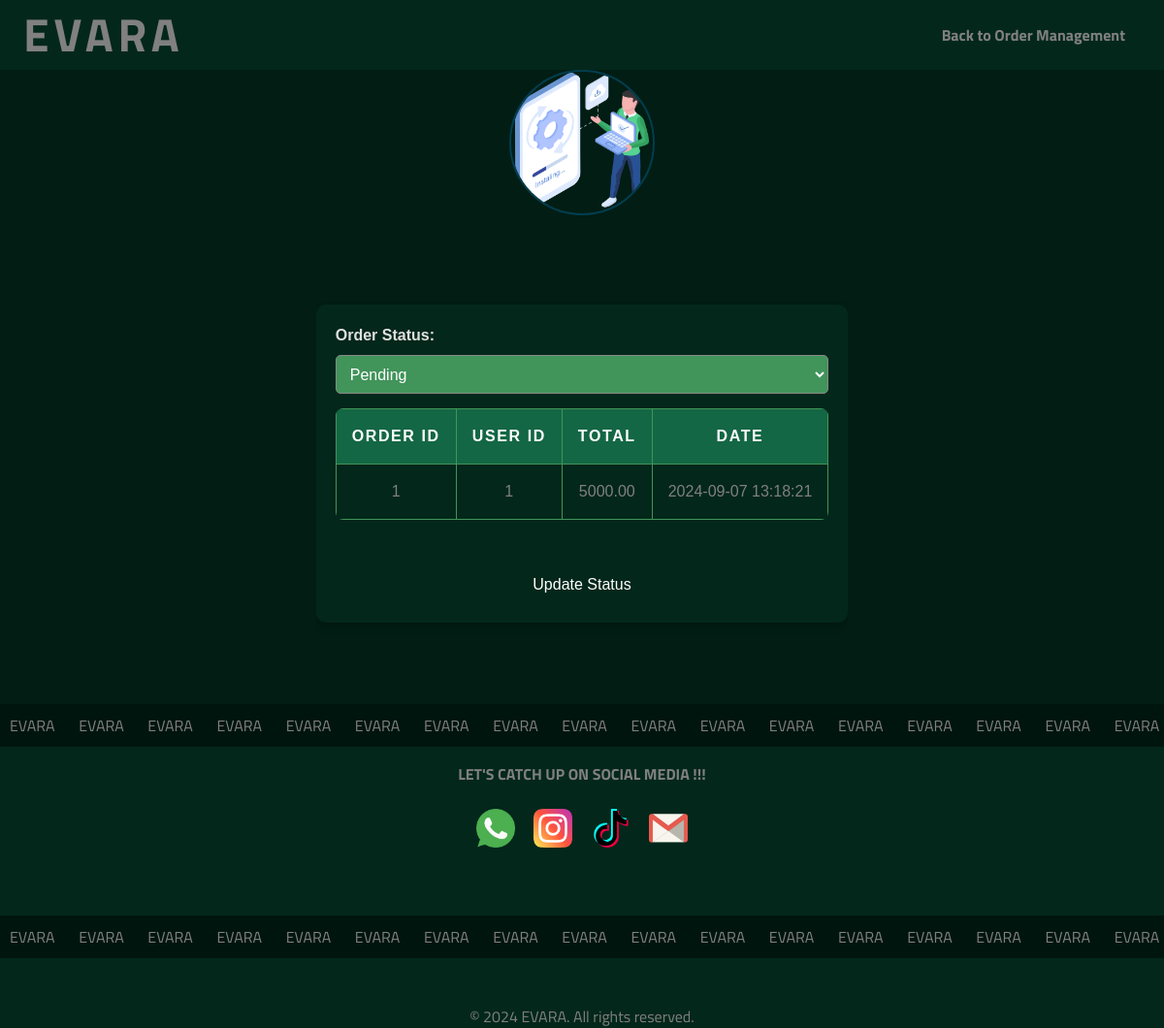
The page /update_order.php?id=1 on the database its author committed.
### tables this page shows
CREATE TABLE `orders` (
  `order_id` int(11) NOT NULL,
  `user_id` int(11) NOT NULL,
  `total` decimal(10,2) NOT NULL,
  `status` enum('pending','completed','shipped','canceled') DEFAULT 'pending',
  `order_date` timestamp NOT NULL DEFAULT current_timestamp()
);

### update_order.php (the view, shortened to what this page needs)
<?php
$servername = "localhost";
$username = "root";
$password = "";
$database = "evara_db";
$conn = new mysqli($servername, $username, $password, $database);
if (isset($_GET['id'])) {
    $order_id = $_GET['id'];
    $query = "SELECT * FROM orders WHERE order_id = $order_id";
    $result = mysqli_query($conn, $query);
    $order = mysqli_fetch_assoc($result);
}
?>
<!DOCTYPE html>
<html lang="en">
<head>
    <link rel="stylesheet" href="CSS/admin.css">
    <link rel="stylesheet" href="CSS/style.css">
    <link rel="stylesheet" href="CSS/managePro.css">
</head>
<body>
    <header>
        <div class="logo"><b>EVARA</b></div>
        <nav>
            <ul>
                <li><a href="admin_order_management.php"><b>Back to Order Management</b></a></li>
            </ul>
        </nav>
    </header>
    <main>
    <section id="userManagment">
    <h1>Update Order Status</h1>
        <div class="admin-image">
                    <img src="pics/update.png" alt="admin Image">
                </div>
                <br>
                <div class="table-container">
        <?php if ($order) { ?>
            <form method="POST" action="">
            <table class="admin-table">
            <thead>
                <tr>
                    <th>Order ID </th>
                    <th>User ID</th>
                    <th>Total</th>
                    <th>Date </th>
                </tr>
            </thead>
            <tbody>
                <tr>
                    <td><?php echo $order['order_id']; ?></td>
                    <td><?php echo $order['user_id']; ?></td>
                    <td><?php echo $order['total']; ?></td>
                    <td><?php echo $order['order_date']; ?></td>
                </tr>
            </tbody>
                <label for="status">Order Status:</label>
                <select name="status" id="status">
                    <option value="Pending" <?php if ($order['status'] == 'Pending') echo 'selected'; ?>>Pending</option>
                </select>
                </table>
                <br><br>
                <input type="submit" name="update" value="Update Status">
            </form>
        </div>
        <?php } else { ?>
            <p>No order details found.</p>
        <?php } ?>
    </main>
<section class="marqueeBox ">
    <div class="marquee">
        EVARA   &nbsp;    &nbsp;  &nbsp; EVARA  &nbsp;   &nbsp; &nbsp; EVARA     &nbsp;  &nbsp;    &nbsp; EVARA  &nbsp; &nbsp;   &nbsp; EVARA     &nbsp;    &nbsp;  &nbsp; EVARA  &nbsp;   &nbsp; &nbsp;
        EVARA   &nbsp;    &nbsp;  &nbsp; EVARA  &nbsp;   &nbsp; &nbsp; EVARA     &nbsp;  &nbsp;    &nbsp; EVARA  &nbsp; &nbsp;   &nbsp; EVARA     &nbsp;    &nbsp;  &nbsp; EVARA  &nbsp;   &nbsp; &nbsp;
        EVARA   &nbsp;    &nbsp;  &nbsp; EVARA  &nbsp;   &nbsp; &nbsp; EVARA     &nbsp;  &nbsp;    &nbsp; EVARA  &nbsp; &nbsp;   &nbsp; EVARA     &nbsp;    &nbsp;  &nbsp; EVARA  &nbsp;   &nbsp; &nbsp;
        EVARA   &nbsp;    &nbsp;  &nbsp; EVARA  &nbsp;   &nbsp; &nbsp; EVARA     &nbsp;  &nbsp;    &nbsp; EVARA  &nbsp; &nbsp;   &nbsp; EVARA     &nbsp;    &nbsp;  &nbsp; EVARA  &nbsp;   &nbsp; &nbsp;
        EVARA   &nbsp;    &nbsp;  &nbsp; EVARA  &nbsp;   &nbsp; &nbsp; EVARA     &nbsp;  &nbsp;    &nbsp; EVARA  &nbsp; &nbsp;   &nbsp; EVARA     &nbsp;    &nbsp;  &nbsp; EVARA  &nbsp;   &nbsp; &nbsp;
        EVARA   &nbsp;    &nbsp;  &nbsp; EVARA  &nbsp;   &nbsp; &nbsp; EVARA     &nbsp;  &nbsp;    &nbsp; EVARA  &nbsp; &nbsp;   &nbsp; EVARA     &nbsp;    &nbsp;  &nbsp; EVARA  &nbsp;   &nbsp; &nbsp;
        EVARA   &nbsp;    &nbsp;  &nbsp; EVARA  &nbsp;   &nbsp; &nbsp; EVARA     &nbsp;  &nbsp;    &nbsp; EVARA  &nbsp; &nbsp;   &nbsp; EVARA     &nbsp;    &nbsp;  &nbsp; EVARA  &nbsp;   &nbsp; &nbsp;
        EVARA   &nbsp;    &nbsp;  &nbsp; EVARA  &nbsp;   &nbsp; &nbsp; EVARA     &nbsp;  &nbsp;    &nbsp; EVARA  &nbsp; &nbsp;   &nbsp; EVARA     &nbsp;    &nbsp;  &nbsp; EVARA  &nbsp;   &nbsp; &nbsp;
        EVARA   &nbsp;    &nbsp;  &nbsp; EVARA  &nbsp;   &nbsp; &nbsp; EVARA     &nbsp;  &nbsp;    &nbsp; EVARA  &nbsp; &nbsp;   &nbsp; EVARA     &nbsp;    &nbsp;  &nbsp; EVARA  &nbsp;   &nbsp; &nbsp;
        EVARA   &nbsp;    &nbsp;  &nbsp; EVARA  &nbsp;   &nbsp; &nbsp; EVARA     &nbsp;  &nbsp;    &nbsp; EVARA  &nbsp; &nbsp;   &nbsp; EVARA     &nbsp;    &nbsp;  &nbsp; EVARA  &nbsp;   &nbsp; &nbsp;
        EVARA   &nbsp;    &nbsp;  &nbsp; EVARA  &nbsp;   &nbsp; &nbsp; EVARA     &nbsp;  &nbsp;    &nbsp; EVARA  &nbsp; &nbsp;   &nbsp; EVARA     &nbsp;    &nbsp;  &nbsp; EVARA  &nbsp;   &nbsp; &nbsp;
        EVARA   &nbsp;    &nbsp;  &nbsp; EVARA  &nbsp;   &nbsp; &nbsp; EVARA     &nbsp;  &nbsp;    &nbsp; EVARA  &nbsp; &nbsp;   &nbsp; EVARA     &nbsp;    &nbsp;  &nbsp; EVARA  &nbsp;   &nbsp; &nbsp;
    </div>
</section>
<footer>
    <section class="homeMedia">
        <div class="social">
            <h4>LET'S CATCH UP ON SOCIAL MEDIA !!!</h4>
            <br>
            <a href="https://wa.me/0740665317" target="_blank"><img src="pics/whtsapp.png" alt="WhatsApp"></a>
            <a href="https://www.instagram.com/" target="_blank"><img src="pics/insta.png" alt="Instagram"></a>
            <a href="https://www.tiktok.com/" target="_blank"><img src="pics/tiktok.png" alt="TikTok"></a>
            <a href="mailto:contactus@gmail.com" target="_blank"><img src="pics/mail.png" alt="Email"></a>
        </div>
    </section>
    <br>
    <br>
    <section class="marqueeBox">
        <div class="marquee">
            EVARA   &nbsp;    &nbsp;  &nbsp; EVARA  &nbsp;   &nbsp; &nbsp; EVARA     &nbsp;  &nbsp;    &nbsp; EVARA  &nbsp; &nbsp;   &nbsp; EVARA     &nbsp;    &nbsp;  &nbsp; EVARA  &nbsp;   &nbsp; &nbsp;
            EVARA   &nbsp;    &nbsp;  &nbsp; EVARA  &nbsp;   &nbsp; &nbsp; EVARA     &nbsp;  &nbsp;    &nbsp; EVARA  &nbsp; &nbsp;   &nbsp; EVARA     &nbsp;    &nbsp;  &nbsp; EVARA  &nbsp;   &nbsp; &nbsp;
            EVARA   &nbsp;    &nbsp;  &nbsp; EVARA  &nbsp;   &nbsp; &nbsp; EVARA     &nbsp;  &nbsp;    &nbsp; EVARA  &nbsp; &nbsp;   &nbsp; EVARA     &nbsp;    &nbsp;  &nbsp; EVARA  &nbsp;   &nbsp; &nbsp;
            EVARA   &nbsp;    &nbsp;  &nbsp; EVARA  &nbsp;   &nbsp; &nbsp; EVARA     &nbsp;  &nbsp;    &nbsp; EVARA  &nbsp; &nbsp;   &nbsp; EVARA     &nbsp;    &nbsp;  &nbsp; EVARA  &nbsp;   &nbsp; &nbsp;
            EVARA   &nbsp;    &nbsp;  &nbsp; EVARA  &nbsp;   &nbsp; &nbsp; EVARA     &nbsp;  &nbsp;    &nbsp; EVARA  &nbsp; &nbsp;   &nbsp; EVARA     &nbsp;    &nbsp;  &nbsp; EVARA  &nbsp;   &nbsp; &nbsp;
            EVARA   &nbsp;    &nbsp;  &nbsp; EVARA  &nbsp;   &nbsp; &nbsp; EVARA     &nbsp;  &nbsp;    &nbsp; EVARA  &nbsp; &nbsp;   &nbsp; EVARA     &nbsp;    &nbsp;  &nbsp; EVARA  &nbsp;   &nbsp; &nbsp;
            EVARA   &nbsp;    &nbsp;  &nbsp; EVARA  &nbsp;   &nbsp; &nbsp; EVARA     &nbsp;  &nbsp;    &nbsp; EVARA  &nbsp; &nbsp;   &nbsp; EVARA     &nbsp;    &nbsp;  &nbsp; EVARA  &nbsp;   &nbsp; &nbsp;
            EVARA   &nbsp;    &nbsp;  &nbsp; EVARA  &nbsp;   &nbsp; &nbsp; EVARA     &nbsp;  &nbsp;    &nbsp; EVARA  &nbsp; &nbsp;   &nbsp; EVARA     &nbsp;    &nbsp;  &nbsp; EVARA  &nbsp;   &nbsp; &nbsp;
            EVARA   &nbsp;    &nbsp;  &nbsp; EVARA  &nbsp;   &nbsp; &nbsp; EVARA     &nbsp;  &nbsp;    &nbsp; EVARA  &nbsp; &nbsp;   &nbsp; EVARA     &nbsp;    &nbsp;  &nbsp; EVARA  &nbsp;   &nbsp; &nbsp;
            EVARA   &nbsp;    &nbsp;  &nbsp; EVARA  &nbsp;   &nbsp; &nbsp; EVARA     &nbsp;  &nbsp;    &nbsp; EVARA  &nbsp; &nbsp;   &nbsp; EVARA     &nbsp;    &nbsp;  &nbsp; EVARA  &nbsp;   &nbsp; &nbsp;
            EVARA   &nbsp;    &nbsp;  &nbsp; EVARA  &nbsp;   &nbsp; &nbsp; EVARA     &nbsp;  &nbsp;    &nbsp; EVARA  &nbsp; &nbsp;   &nbsp; EVARA     &nbsp;    &nbsp;  &nbsp; EVARA  &nbsp;   &nbsp; &nbsp;
            EVARA   &nbsp;    &nbsp;  &nbsp; EVARA  &nbsp;   &nbsp; &nbsp; EVARA     &nbsp;  &nbsp;    &nbsp; EVARA  &nbsp; &nbsp;   &nbsp; EVARA     &nbsp;    &nbsp;  &nbsp; EVARA  &nbsp;   &nbsp; &nbsp;
        </div>
    </section>
    <br>
    <br>
    <p>&copy; 2024 EVARA. All rights reserved.</p>
</footer>
</body>
</html>

### CSS/admin.css (style rules this page uses)
body { font-family: 'Titillium Web', sans-serif; background-color: #011d14; color: #808080; margin: 0; padding: 0; }
header { background-color: #03271b; color: #fff; padding: 1rem; text-align: center; }
header .logo { font-size: 2rem; font-weight: 600; letter-spacing: 0.1em; }
main { padding: 2rem; display: flex; justify-content: center; align-items: center; flex-direction: column; }
#userManagment h1 { color: #fff; font-size: 2.5rem; margin-bottom: 1rem; text-transform: uppercase; letter-spacing: 0.1em; }
.admin-image { display: flex; justify-content: center; margin-bottom: 1rem; }
.admin-image img { width: 150px; height: auto; border-radius: 50%; border: 2px solid #023e4f; }
.table-container { width: 100%; max-width: 2000px; margin: 2rem auto; overflow-x: auto; }
.admin-table { width: 100%; border-collapse: collapse; font-size: 1rem; text-align: center; background-color: #03271b; border-radius: 8px; overflow: hidden; }
.admin-table th, .admin-table td { padding: 1rem; border: 1px solid #41945a; }
.admin-table th { background-color: #146744; color: #fff; font-weight: 600; text-transform: uppercase; letter-spacing: 0.1em; }
.admin-table td { color: #808080; transition: background-color 0.3s ease; }
form { max-width: 500px; margin: 0 auto; padding: 20px; border-radius: 8px; box-shadow: 0px 0px 10px rgba(0, 0, 0, 0.1); font-family: Arial, sans-serif; }
label { display: block; margin-bottom: 10px; font-weight: bold; color: #333; }
input[type="text"], input[type="number"], textarea, select { width: 100%; padding: 10px; margin-bottom: 20px; border: 1px solid; border-radius: 4px; box-sizing: border-box; font-size: 16px; }
input[type="submit"] { background-color: #4CAF50; color: white; border: none; padding: 12px 20px; cursor: pointer; font-size: 16px; border-radius: 4px; width: 100%; }
select { height: 40px; }

### CSS/style.css (style rules this page uses)
* { box-sizing: border-box; margin: 0; padding: 0; }
body { background-color: #011d14; line-height: 24px; font-size: 16px; font-weight: 400; visibility: visible; font-family: "Titillium Web", sans-serif; color: #808080; margin: 0; padding: 0; }
header { background-color: #03271b; color: #808080; padding: 1.5rem; display: flex; justify-content: space-between; align-items: center; position: fixed; background-attachment: fixed; backdrop-filter: blur(10px); width: 100%; z-index: 100; }
header .logo { font-size: 3rem; }
header nav ul { list-style: none; display: flex; margin: 0; padding: 0; }
header nav ul li { margin-left: 1rem; }
header nav ul li a { color: #808080; text-decoration: none; padding: 1rem; font-size: 1rem; transition: color 0.3s ease; }
.marqueeBox { overflow: hidden; white-space: nowrap; background-color: #01150f; color:#808080; padding: 10px 10px ; }
.marquee { display: inline-block; white-space: nowrap; animation: marquee 90s linear infinite; width: 100%; }
footer { background-color: #03271b; color: #808080; text-align: center; position: relative; bottom: 0; width: 100%; }
.homeMedia { display: flex; align-items: center; max-width: 800px; margin: 0 auto; padding: 1rem; justify-content: center; }
.homeMedia .social img, .homeMedia .contact img { width: 40px; height: 40px; margin: 0 0.5rem; justify-content: space-between; }

### CSS/managePro.css (style rules this page uses)
form { max-width: 600px; margin: 20px auto; padding: 20px; background-color: #03271b; border-radius: 10px; box-shadow: 0 4px 8px rgba(0, 0, 0, 0.2); }
form label { display: block; margin-bottom: 8px; font-weight: bold; color: #e0e0e0; }
form input[type="text"], form input[type="number"], form textarea, form select { width: 100%; padding: 10px; margin-bottom: 15px; border: 1px solid #888; border-radius: 5px; background-color: #41945a; color: #fff; box-sizing: border-box; }
form input[type="submit"] { background-color: #03271b; color: white; padding: 10px 20px; border: none; border-radius: 5px; cursor: pointer; font-size: 16px; transition: background-color 0.3s ease; }

### rows shown on the page
orders: order_id "1", user "1", total "5000.00", order_date "2024-09-07 13:18:21"
